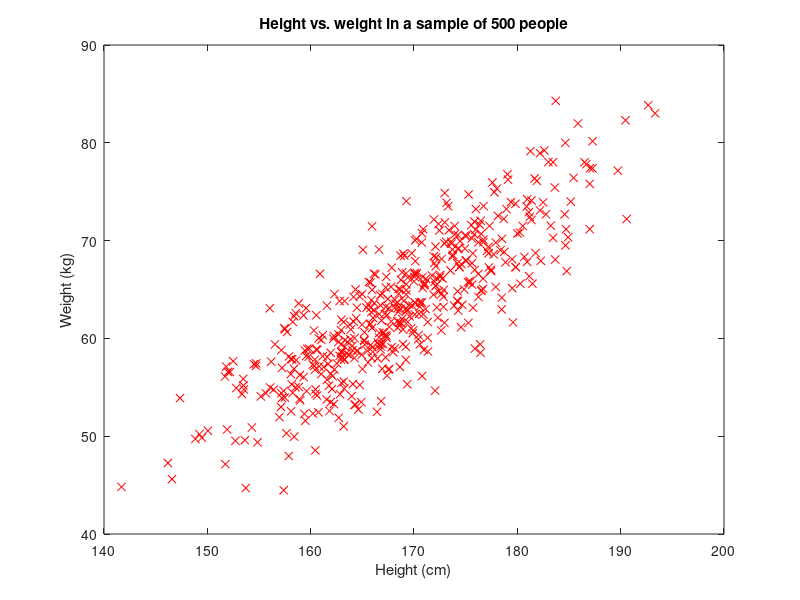

MATLAB code for this plot:

n = 500;
Data = [ 10, 0 ; 0 , 3 ] * randn( 2, n );

p1 = [ 63/12*30 ; 107/2.2 ];
p2 = [ 72/12*30 ; 170/2.2 ];
mu = mean( [ p1' ; p2' ] )';
theta = atan2( p2(2)-mu(2), p2(1)-mu(1) );
Data = [ sin( theta ) , -cos( theta ) ; cos( theta ) , sin( theta ) ] * Data;
Data = Data + repmat( mu, 1, n );

plot( Data(1,:), Data(2,:), 'rx' );
xlabel('Height (cm)');
ylabel('Weight (kg)');
title('Height vs. weight in a sample of 500 people');

print( 'height-weight.eps', '-deps', '-color' );

